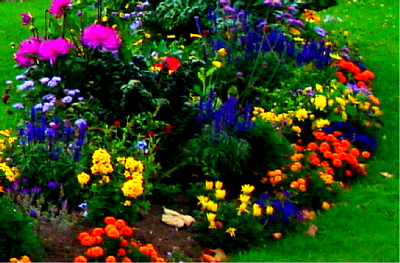
%> input picture Bab6/images.png, 400 x 263 px
$ octave Pseudo_code_6_3.m   (GNU Octave 9; MATLAB toolbox functions it lacks are replaced by stand-ins)
%> lines starting %> are read from the running program, lines starting %| are printed output that depends on the picture
%function [Y Cb Cr] = trans_warna_sampling (RGB, format)
clear all;
RGB=imread('images.png');         % baca citra
%> RGB is the input picture: size 263x400x3 uint8; mean R, G, B 47.6, 68.3, 23.4
figure(1), imshow(RGB);
format=420;                       % set format sampling
YCbCr=rgb2ycbcr(RGB);             % konversi warna
%> YCbCr: size 263x400x3 uint8; mean of channels 1, 2, 3 65, 111.3, 122.1
Y = YCbCr(:,:,1);                 % komponen Y citra
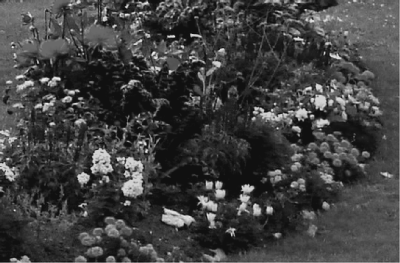
%> Y: size 263x400 uint8; min 16, max 235, mean 65
if format == 444
   Cb = YCbCr(:,:,2);             % komponen Cb format 4:4:4
   Cr = YCbCr(:,:,3);             % komponen Cr format 4:4:4
elseif  format == 422
    Cb=YCbCr(:,1:2:end,2);        % komponen Cb format 4:2:2
    Cr=YCbCr(:,1:2:end,3);        % komponen Cr format 4:2:2
elseif  format == 411
    Cb=YCbCr(:,1:4:end,2);        % komponen Cb format 4:1:1
    Cr=YCbCr(:,1:4:end,3);        % komponen Cr format 4:1:1
elseif  format == 420
    Cb=YCbCr(1:2:end,1:2:end,2);  % komponen Cb format 4:2:0
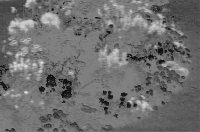
%> Cb: size 132x200 uint8; min 16, max 229, mean 111.4
     Cr=YCbCr(1:2:end,1:2:end,3); % komponen Cr format 4:2:0
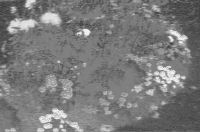
%> Cr: size 132x200 uint8; min 56, max 240, mean 122.1
end
   figure(2), imshow(Y);          % tampilkan komponen Y citra
   figure(3), imshow(Cb);         % tampilkan komponen Cb citra
   figure(4), imshow(Cr);         % tampilkan komponen Cr citra

$ run again, with Bab6/Lena.bmp saved as Bab6/images.png
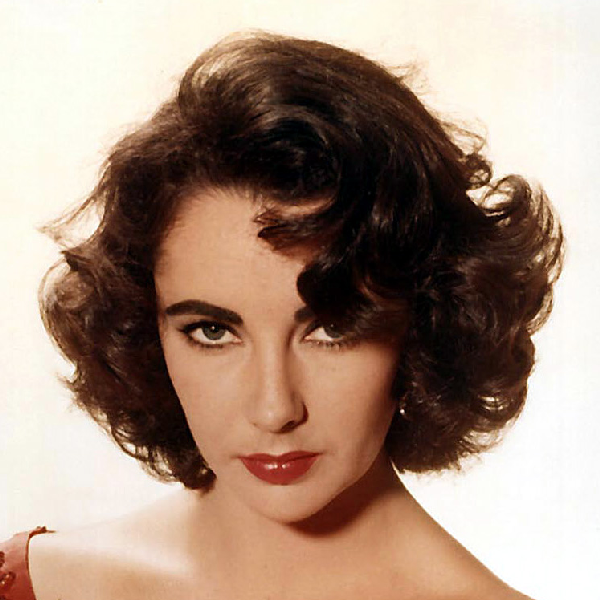
%> input picture Bab6/Lena.bmp, 600 x 600 px
%> RGB is the input picture: size 600x600x3 uint8; mean R, G, B 167.4, 143.6, 127.8
%> YCbCr: size 600x600x3 uint8; mean of channels 1, 2, 3 143.9, 117.6, 139.6
%> `Y = YCbCr(:,:,1);`:
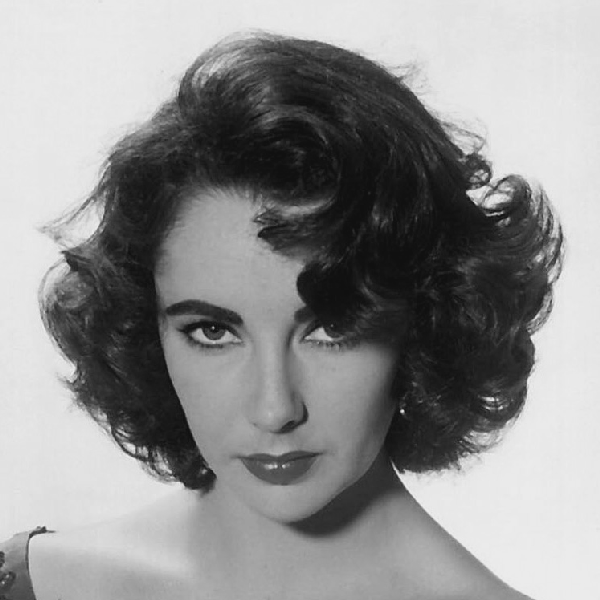
%> Y: size 600x600 uint8; min 16, max 235, mean 143.9
%> `Cr=YCbCr(1:2:end,1:2:end,3);`:
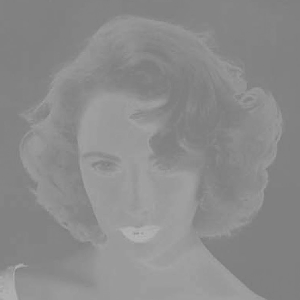
%> Cr: size 300x300 uint8; min 123, max 181, mean 139.6
